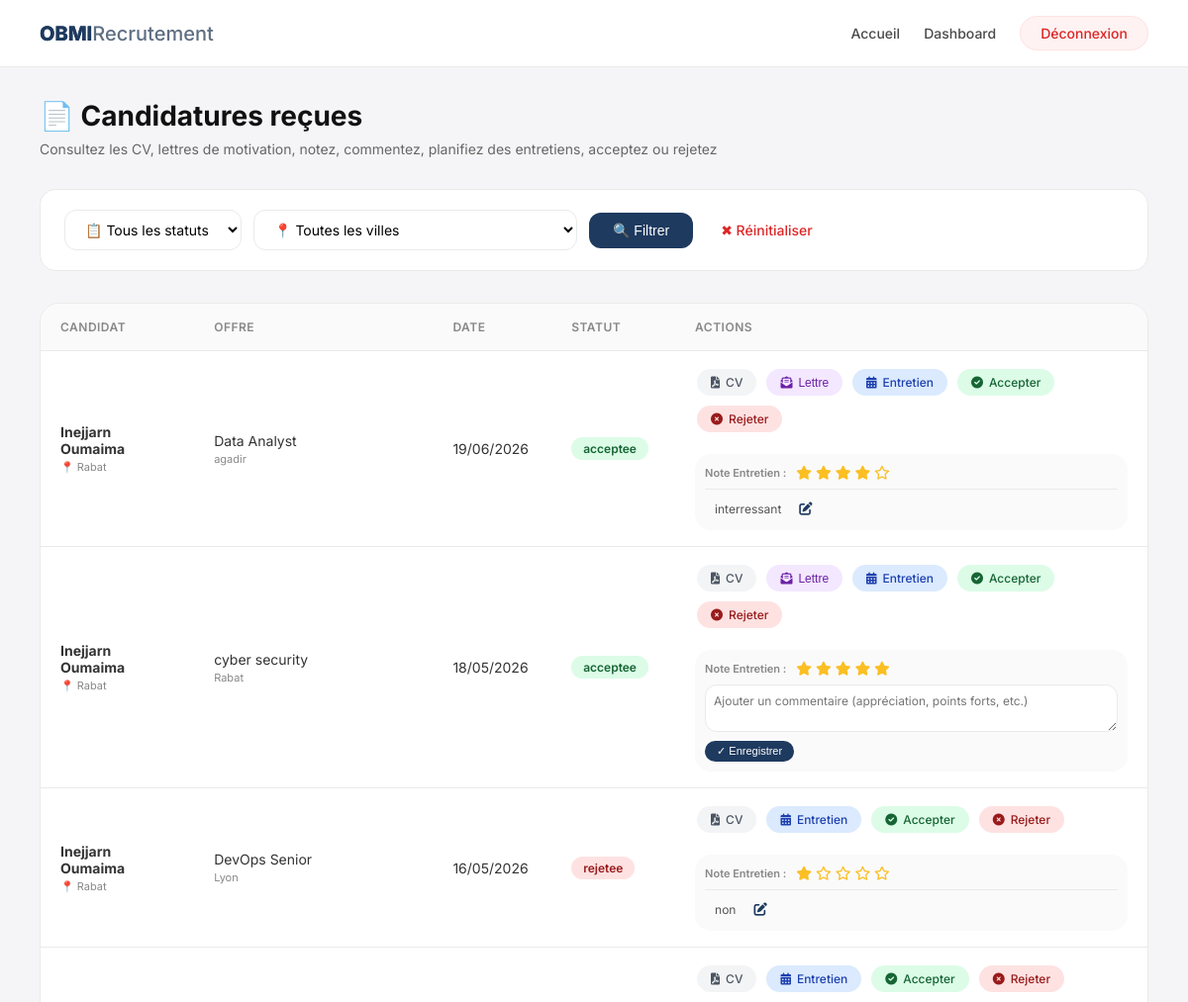
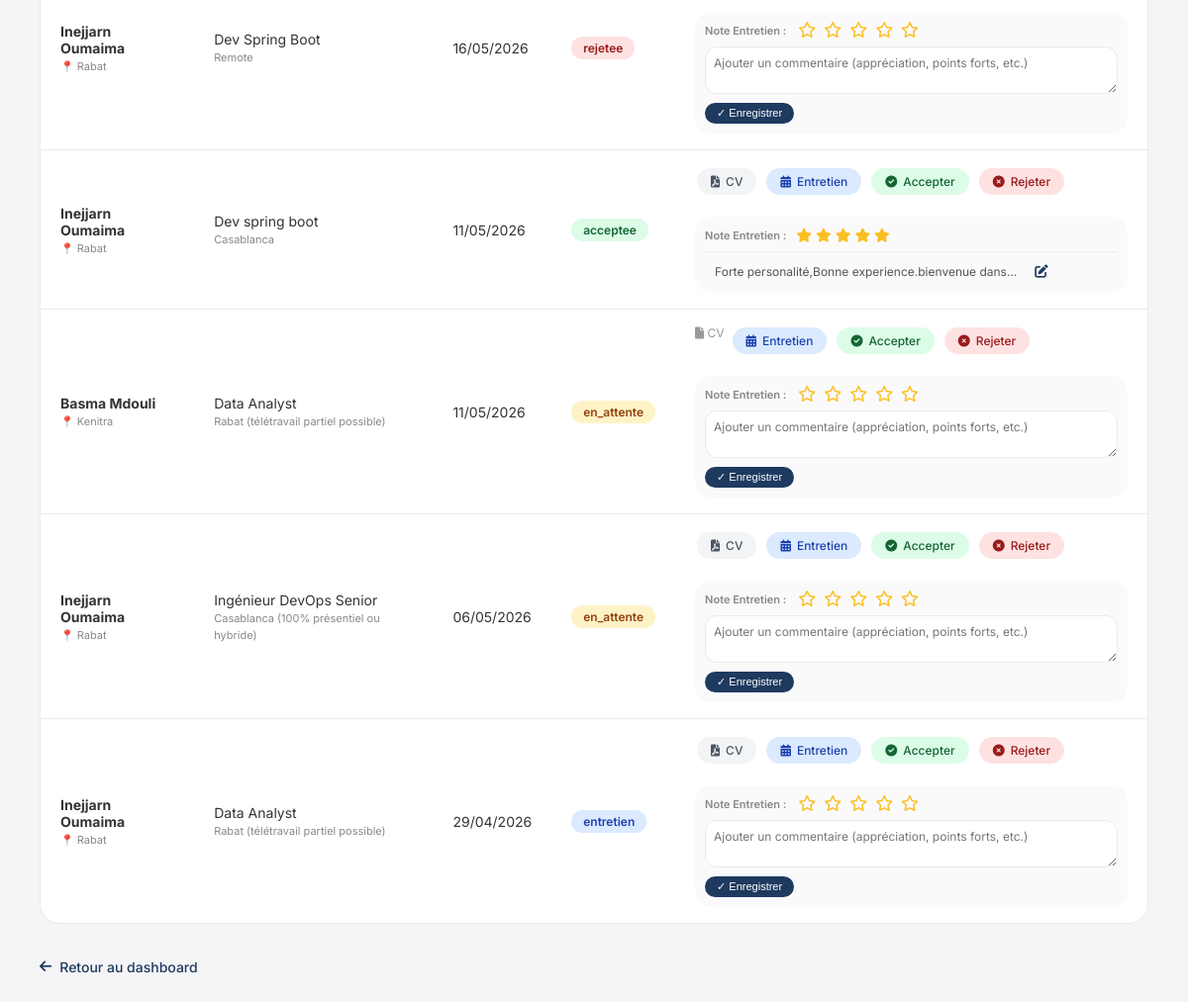
The page /candidatures-recues/ (signed in) on the database its author committed (2 pictures, top to bottom).
### candidature/models.py (models this page shows, shortened)
class Candidature(models.Model):
    candidat = models.ForeignKey(Candidat, on_delete=models.CASCADE, related_name='candidatures')
    offre = models.ForeignKey(Offre, on_delete=models.CASCADE, related_name='candidatures')
    datePostulation = models.DateTimeField(auto_now_add=True)
    statut = models.ForeignKey(StatutCandidature, on_delete=models.SET_NULL, null=True)
    note_evaluation = models.IntegerField(null=True, blank=True)      # ← 1-5 étoiles
    commentaire_recruteur = models.TextField(blank=True, null=True)
    lettre_motivation = models.TextField(blank=True, null=True)

class Candidat(models.Model):
    utilisateur = models.OneToOneField(Utilisateur, on_delete=models.CASCADE, related_name='candidat_profil')
    cv = models.FileField(upload_to='cv/', blank=True, null=True)
    profil = models.TextField(blank=True)
    telephone = models.CharField(max_length=20, blank=True)
    date_naissance = models.DateField(null=True, blank=True)    # ← AJOUTE
    ville = models.CharField(max_length=100, blank=True)

class Utilisateur(AbstractUser):
    ROLE_CHOICES = [
        ('candidat', 'Candidat'),
        ('recruteur', 'Recruteur'),
        ('admin', 'Administrateur'),
    ]
    nom = models.CharField(max_length=100)
    prenom = models.CharField(max_length=100)
    email = models.EmailField(unique=True)
    motDePasse = models.CharField(max_length=128)
    dateCreation = models.DateTimeField(auto_now_add=True)
    statut = models.CharField(max_length=50, default='actif')
    role = models.CharField(max_length=20, choices=ROLE_CHOICES, default='candidat')
    photo = models.ImageField(upload_to='photos/', blank=True, null=True)

class Offre(models.Model):
    CONTRAT_CHOICES = [
        ('CDI', 'CDI'),
        ('CDD', 'CDD'),
        ('Stage', 'Stage'),
        ('Alternance', 'Alternance'),
    ]
    titre = models.CharField(max_length=200)
    description = models.TextField()
    lieu = models.CharField(max_length=100)
    type_contrat = models.CharField(max_length=20, choices=CONTRAT_CHOICES, default='CDI')
    datePublication = models.DateTimeField(auto_now_add=True)
    date_expiration = models.DateField(null=True, blank=True)
    recruteur = models.ForeignKey(Recruteur, on_delete=models.CASCADE, related_name='offres')

class StatutCandidature(models.Model):
    nom = models.CharField(max_length=50, unique=True)
    type = models.CharField(max_length=50)
    acceptee = models.BooleanField(default=False)

### candidature/views.py (the view)
# urls.py: path('candidatures-recues/', views.candidatures_recues, name='candidatures_recues'),
@login_required
def candidatures_recues(request):
    if request.user.role != 'recruteur':
        return redirect('dashboard')
    recruteur = Recruteur.objects.get(utilisateur=request.user)
    offres = Offre.objects.filter(recruteur=recruteur)
    candidatures = Candidature.objects.filter(offre__in=offres).order_by('-datePostulation')
    statut_filter = request.GET.get('statut')
    if statut_filter:
        candidatures = candidatures.filter(statut__nom=statut_filter)
    ville_filter = request.GET.get('ville')
    if ville_filter:
        candidatures = candidatures.filter(offre__lieu__icontains=ville_filter)
    user_id = request.GET.get('user')
    if user_id:
        candidatures = candidatures.filter(candidat__utilisateur__id=user_id)
    statuts = StatutCandidature.objects.all()
    villes = Offre.objects.filter(recruteur=recruteur).values_list('lieu', flat=True).distinct()
    return render(request, 'candidature/candidatures_recues.html', {
        'candidatures': candidatures,
        'statuts': statuts,
        'villes': villes,
        'statut_filter': statut_filter,
        'ville_filter': ville_filter,
        'user_id': user_id,
    })

### candidature/context_processors.py (called while the page is built)
def notifications_context(request):
    if request.user.is_authenticated:
        return {
            'unread_messages': Message.objects.filter(destinataire=request.user, lu=False).count(),
            'unread_notifications': Notification.objects.filter(utilisateur=request.user, lu=False).count(),
        }
    return {'unread_messages': 0, 'unread_notifications': 0}

### candidature/templates/candidature/candidatures_recues.html (shortened to what this page needs)
<!DOCTYPE html>
<html lang="fr">
<head>
    <link rel="stylesheet" href="https://cdnjs.cloudflare.com/ajax/libs/font-awesome/6.0.0-beta3/css/all.min.css">
</head>
<body>
    <div class="header">
        <div class="logo">
            <span class="blue">OBMI</span><span class="light">Recrutement</span>
        </div>
        <div class="nav-links">
            <a href="/">Accueil</a>
            <a href="/dashboard/">Dashboard</a>
            <a href="/deconnexion/" class="btn-logout"> Déconnexion</a>
        </div>
    </div>
    <div class="container">
        <div class="page-header">
            <h1>📄 Candidatures reçues</h1>
            <p>Consultez les CV, lettres de motivation, notez, commentez, planifiez des entretiens, acceptez ou rejetez</p>
        </div>
        <div class="filter-card">
            <form method="get" class="filter-form">
                <select name="statut" class="filter-select">
                    <option value="">📋 Tous les statuts</option>
                </select>
                <select name="ville" class="filter-select">
                    <option value="">📍 Toutes les villes</option>
                </select>
                <button type="submit" class="filter-btn">🔍 Filtrer</button>
                <a href="?" class="reset-link">✖ Réinitialiser</a>
            </form>
        </div>
        {% if candidatures %}
        <div class="table-container">
            <table>
                <thead>
                    <tr>
                        <th>Candidat</th>
                        <th>Offre</th>
                        <th>Date</th>
                        <th>Statut</th>
                        <th>Actions</th>
                    </tr>
                </thead>
                <tbody>
                    {% for c in candidatures %}
                    <tr>
                        <td>
                            <strong>{{ c.candidat.utilisateur.prenom }} {{ c.candidat.utilisateur.nom }}</strong>
                            {% if c.candidat.ville %}
                                <br><span style="font-size: 11px; color: #888;">📍 {{ c.candidat.ville }}</span>
                            {% endif %}
                        </td>
                        <td>{{ c.offre.titre }}
                            {% if c.offre.lieu %}
                                <br><span style="font-size: 11px; color: #888;">{{ c.offre.lieu }}</span>
                            {% endif %}
                        </td>
                        <td>{{ c.datePostulation|date:"d/m/Y" }}</td>
                        <td>
                            <span class="status-badge status-{{ c.statut.nom }}">
                                {{ c.statut.nom }}
                            </span>
                        </td>
                        <td class="actions-cell">
                            <div class="actions-container">
                                <div class="actions-buttons">
                                    {% with doc=c.candidat.documents.first %}
                                        {% if doc and doc.fichier %}
                                            <a href="{{ doc.fichier.url }}" target="_blank" class="btn-sm btn-cv">
                                                <i class="fas fa-file-pdf"></i> CV
                                            </a>
                                        {% else %}
                                            <span class="text-muted"><i class="fas fa-file"></i> CV</span>
                                        {% endif %}
                                    {% endwith %}
                                    {% if c.lettre_motivation %}
                                        <button class="btn-sm btn-lettre" onclick="showLettreMotivation('{{ c.lettre_motivation|escapejs }}')">
                                            <i class="fas fa-envelope-open-text"></i> Lettre
                                        </button>
                                    {% endif %}
                                    <a href="{% url 'planifier_entretien' c.id %}" class="btn-sm btn-interview">
                                        <i class="fas fa-calendar-alt"></i> Entretien
                                    </a>
                                    <a href="{% url 'accepter_candidature' c.id %}" class="btn-sm btn-accept" onclick="return confirm('Accepter cette candidature ?')">
                                        <i class="fas fa-check-circle"></i> Accepter
                                    </a>
                                    <a href="{% url 'rejeter_candidature' c.id %}" class="btn-sm btn-reject" onclick="return confirm('Rejeter cette candidature ?')">
                                        <i class="fas fa-times-circle"></i> Rejeter
                                    </a>
                                </div>
                                <div class="rating-comment-area">
                                    <div class="rating-area">
                                        <span class="rating-label">Note Entretien :</span>
                                        {% if c.note_evaluation %}
                                            <div class="rating-display">
                                                {% for i in "12345" %}
                                                    {% if forloop.counter <= c.note_evaluation %}
                                                        <i class="fas fa-star"></i>
                                                    {% else %}
                                                        <i class="far fa-star"></i>
                                                    {% endif %}
                                                {% endfor %}
                                            </div>
                                        {% else %}
                                            <div class="rating-stars" data-candidature-id="{{ c.id }}">
                                                <i class="far fa-star" data-value="1"></i>
                                                <i class="far fa-star" data-value="2"></i>
                                                <i class="far fa-star" data-value="3"></i>
                                                <i class="far fa-star" data-value="4"></i>
                                                <i class="far fa-star" data-value="5"></i>
                                            </div>
                                        {% endif %}
                                    </div>
                                    {% if c.commentaire_recruteur %}
                                        <div class="comment-display">
                                            <span class="comment-text">{{ c.commentaire_recruteur|truncatechars:50 }}</span>
                                            <button class="btn-edit-comment" onclick="editComment({{ c.id }}, '{{ c.commentaire_recruteur|escapejs }}')">
                                                <i class="fas fa-edit"></i>
                                            </button>
                                        </div>
                                    {% else %}
                                        <div class="comment-input">
                                            <textarea id="comment-{{ c.id }}" rows="2" placeholder="Ajouter un commentaire (appréciation, points forts, etc.)"></textarea>
                                            <button class="btn-save-comment" data-id="{{ c.id }}">✓ Enregistrer</button>
                                        </div>
                                    {% endif %}
                                </div>
                            </div>
                        </td>
                    </tr>
                    {% endfor %}
                </tbody>
            </table>
        </div>
        {% else %}
        <div class="empty-state">
            <i class="fas fa-inbox"></i>
            <p>Aucune candidature reçue pour le moment.</p>
        </div>
        {% endif %}
        <a href="/dashboard/" class="back-link">
            <i class="fas fa-arrow-left"></i> Retour au dashboard
        </a>
    </div>
</body>
</html>

### rows shown on the page
Candidature: candidat.utilisateur.prenom "Inejjarn", candidat.utilisateur.nom "Oumaima", candidat.ville "Rabat", offre.titre "Data Analyst", offre.lieu "agadir", datePostulation "19/06/2026", statut.nom "acceptee", note_evaluation 4 (drawn), commentaire_recruteur "interressant"
Candidature: candidat.utilisateur.prenom "Inejjarn", candidat.utilisateur.nom "Oumaima", candidat.ville "Rabat", offre.titre "cyber security", offre.lieu "Rabat", datePostulation "18/05/2026", statut.nom "acceptee", note_evaluation 5 (drawn), id "Ajouter un commentaire (appréciation, points forts, etc.)"
Candidature: candidat.utilisateur.prenom "Inejjarn", candidat.utilisateur.nom "Oumaima", candidat.ville "Rabat", offre.titre "DevOps Senior", offre.lieu "Lyon", datePostulation "16/05/2026", statut.nom "rejetee", note_evaluation 1 (drawn), commentaire_recruteur "non"
Candidature: candidat.utilisateur.prenom "Inejjarn", candidat.utilisateur.nom "Oumaima", candidat.ville "Rabat", offre.titre "Dev Spring Boot", offre.lieu "Remote", datePostulation "16/05/2026", statut.nom "rejetee", id "Ajouter un commentaire (appréciation, points forts, etc.)"
Candidature: candidat.utilisateur.prenom "Inejjarn", candidat.utilisateur.nom "Oumaima", candidat.ville "Rabat", offre.titre "Dev spring boot", offre.lieu "Casablanca", datePostulation "11/05/2026", statut.nom "acceptee", note_evaluation 5 (drawn), commentaire_recruteur "Forte personalité,Bonne experience.bienvenue dans…"
Candidature: candidat.utilisateur.prenom "Basma", candidat.utilisateur.nom "Mdouli", candidat.ville "Kenitra", offre.titre "Data Analyst", offre.lieu "Rabat (télétravail partiel possible)", datePostulation "11/05/2026", statut.nom "en_attente", shows "CV", id "Ajouter un commentaire (appréciation, points forts, etc.)"
Candidature: candidat.utilisateur.prenom "Inejjarn", candidat.utilisateur.nom "Oumaima", candidat.ville "Rabat", offre.titre "Ingénieur DevOps Senior", offre.lieu "Casablanca (100% présentiel ou hybride)", datePostulation "06/05/2026", statut.nom "en_attente", id "Ajouter un commentaire (appréciation, points forts, etc.)"
Candidature: candidat.utilisateur.prenom "Inejjarn", candidat.utilisateur.nom "Oumaima", candidat.ville "Rabat", offre.titre "Data Analyst", offre.lieu "Rabat (télétravail partiel possible)", datePostulation "29/04/2026", statut.nom "entretien", id "Ajouter un commentaire (appréciation, points forts, etc.)"
